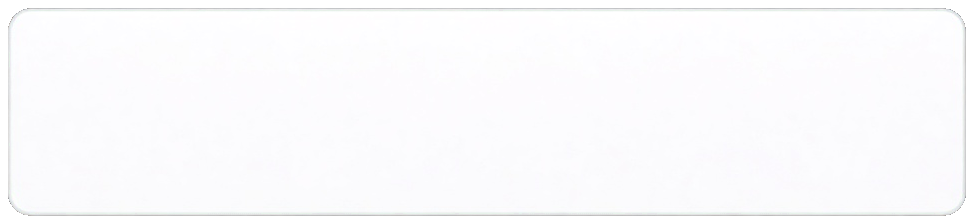
#> input picture app/renderer/ui/dialog-9slice.src.png, 974 x 224 px; its folder holds 3 pictures in this run
$ python bake_nine_slice.py
#> lines starting #> are read from the running program, lines starting #| are printed output that depends on the picture; after the words box and inside, x2 and y2 are one past the last pixel; in counts of white or black regions, pixels touching at a corner belong together
"""Crop + compact a scale9 patch: corners stay, only a thin center strip is kept."""
from __future__ import annotations

import json
from pathlib import Path

import numpy as np
from PIL import Image

ROOT = Path(__file__).resolve().parents[1]
UI = ROOT / "app" / "renderer" / "ui"
MID = 8


def crop_alpha(im: Image.Image, pad: int = 1) -> Image.Image:
    a = np.array(im.convert("RGBA"))
    alpha = a[:, :, 3]
    ys, xs = np.where(alpha > 8)
    if not len(xs):
        return im
    x0 = max(0, int(xs.min()) - pad)
    y0 = max(0, int(ys.min()) - pad)
    x1 = min(a.shape[1], int(xs.max()) + 1 + pad)
    y1 = min(a.shape[0], int(ys.max()) + 1 + pad)
    a = a[y0:y1, x0:x1]
    transparent = a[:, :, 3] == 0
    a[transparent] = 0
    return Image.fromarray(a, "RGBA")


def radius(im: Image.Image) -> int:
    a = np.array(im)
    solid = a[:, :, 3] > 200
    h, w = solid.shape
    top = 0
    for y in range(h):
        if solid[y].any():
            top = y
            break
    for x in range(w):
        col = np.where(solid[:, x])[0]
        if not len(col):
            continue
        if int(col[0]) <= top + 1:
            stable = True
            for k in range(6):
                if x + k >= w:
                    stable = False
                    break
                c = np.where(solid[:, x + k])[0]
                if not len(c) or int(c[0]) > top + 1:
                    stable = False
                    break
            if stable:
                return x
    return min(w, h) // 4


def compact(im: Image.Image, slice_px: int, mid: int = MID) -> Image.Image:
    w, h = im.size
    s = int(slice_px)
    if 2 * s + mid > w or 2 * s + mid > h:
        raise SystemExit(f"slice {s} + mid {mid} does not fit {w}x{h}")
    out = Image.new("RGBA", (2 * s + mid, 2 * s + mid), (0, 0, 0, 0))
    # 9 tiles from the source (center strip taken just inside the corner)
    tiles = {
        "tl": (0, 0, s, s),
        "t": (s, 0, s + mid, s),
        "tr": (w - s, 0, w, s),
        "l": (0, s, s, s + mid),
        "c": (s, s, s + mid, s + mid),
        "r": (w - s, s, w, s + mid),
        "bl": (0, h - s, s, h),
        "b": (s, h - s, s + mid, h),
        "br": (w - s, h - s, w, h),
    }
    dest = {
        "tl": (0, 0),
        "t": (s, 0),
        "tr": (s + mid, 0),
        "l": (0, s),
        "c": (s, s),
        "r": (s + mid, s),
        "bl": (0, s + mid),
        "b": (s, s + mid),
        "br": (s + mid, s + mid),
    }
    for key, box in tiles.items():
        out.paste(im.crop(box), dest[key])
    return out


def bake(src_name: str, extra: int = 3) -> dict:
    out = UI / src_name
    raw = UI / src_name.replace(".png", ".src.png")
    if not raw.exists():
        Image.open(out).save(raw)
    im = crop_alpha(Image.open(raw))
    r = radius(im)
    slice_px = min(r + extra, im.size[0] // 2 - MID - 1, im.size[1] // 2 - MID - 1)
    patch = compact(im, slice_px)
    patch.save(out)
    return {"file": src_name, "radius": r, "slice": slice_px, "patch": list(patch.size)}


def main() -> None:
    meta = {
        "dialog-9slice.png": bake("dialog-9slice.png", extra=3),
        "btn-send-9slice.png": bake("btn-send-9slice.png", extra=3),
        "btn-speak-9slice.png": bake("btn-speak-9slice.png", extra=3),
    }
#> in crop_alpha, a is the input picture: shape (224, 974, 4); mean R, G, B, A 230.7, 246.6, 232.1, 232.4
#> in crop_alpha, `alpha = a[:, :, 3]`:
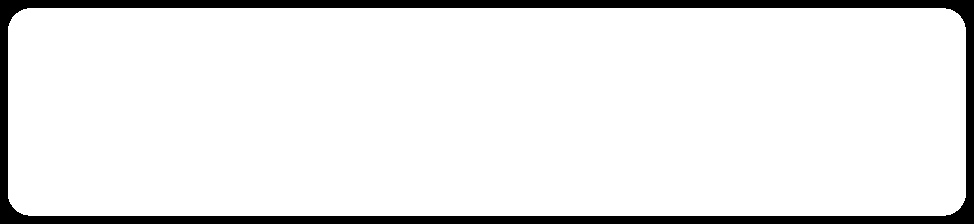
#> alpha: shape (224, 974); 91.1% white; 1 black region, box (x1, y1, x2, y2) and area: (0, 0, 974, 224) 19374
#> in crop_alpha, `x0 = max(0, int(xs.min()) - pad)`: x0 = 7
#> in crop_alpha, `x1 = min(a.shape[1], int(xs.max()) + 1 + pad)`: x1 = 967
#> in crop_alpha, `y1 = min(a.shape[0], int(ys.max()) + 1 + pad)`: y1 = 217
#> in crop_alpha, `a = a[y0:y1, x0:x1]`:
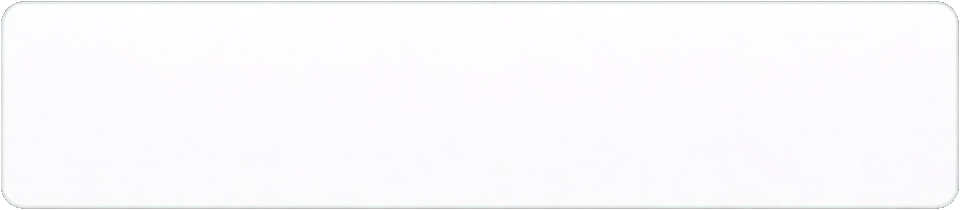
#> a: shape (210, 960, 4); mean R, G, B, A 248.2, 249.8, 249.7, 251.5; transparent parts drawn white
#> in crop_alpha, `transparent = a[:, :, 3] == 0`:
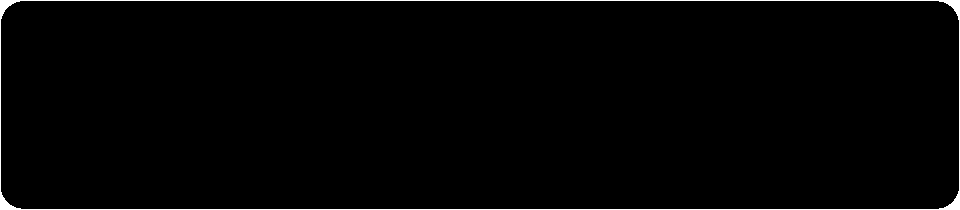
#> transparent: shape (210, 960) bool; 1.4% white; 1 white region, box (x1, y1, x2, y2) and area: (0, 0, 960, 210) 2798
#> in crop_alpha, `a[transparent] = 0`:
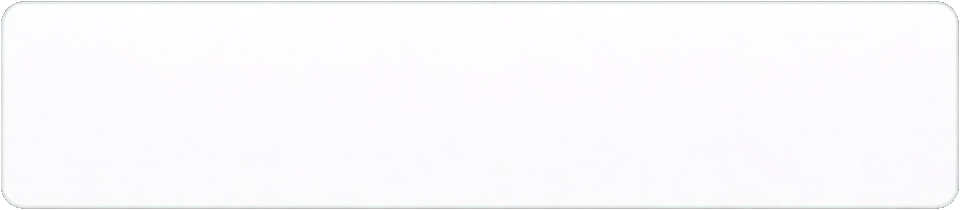
#> a: shape (210, 960, 4); 1.39% of pixels changed, all inside (x1, y1, x2, y2) = (0, 0, 960, 210); transparent parts drawn white
#> in bake, `r = radius(im)`: r = 16
#> in bake, `slice_px = min(r + extra, im.size[0] // 2 - MID - 1, im.size[1] // 2 -..`: slice_px = 19
#> in compact, `out = Image.new("RGBA", (2 * s + mid, 2 * s + mid), (0, 0, 0, 0))`: out: PIL image 46x46 RGBA; every value is 0
#> the loop in compact, `for key, box in tiles.items():` made 9 passes
#> (key, box) on passes 1 to 9: ('tl', (0, 0, 19, 19)), ('t', (19, 0, 27, 19)), ('tr', (941, 0, 960, 19)), ('l', (0, 19, 19, 27)), ('c', (19, 19, 27, 27)), ('r', (941, 19, 960, 27)), ('bl', (0, 191, 19, 210)), ('b', (19, 191, 27, 210)), ('br', (941, 191, 960, 210))
#> after the loop in compact, `for key, box in tiles.items():`:
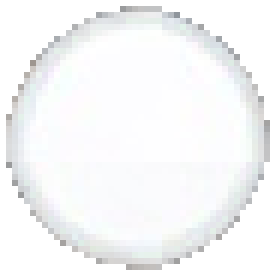
#> out: PIL image 46x46 RGBA (shown 6 times larger); mean R, G, B, A 169, 169.9, 170.7, 178.1; transparent parts drawn white
    (UI / "nine-slice.json").write_text(json.dumps(meta, indent=2, ensure_ascii=False) + "\n", encoding="utf-8")
    print(json.dumps(meta, indent=2, ensure_ascii=False))


if __name__ == "__main__":
#> (the run stopped early here; a loop or call above may not have finished)

$ run again, on app/renderer/ui/dialog-9slice.png
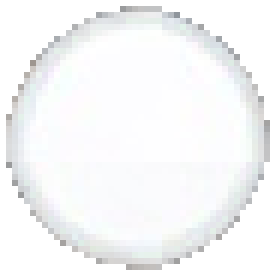
#> input picture app/renderer/ui/dialog-9slice.png, 46 x 46 px (shown 6 times larger)
#> in crop_alpha, a is the input picture: shape (46, 46, 4); mean R, G, B, A 169, 169.9, 170.7, 178.1
#> in crop_alpha, `alpha = a[:, :, 3]`:
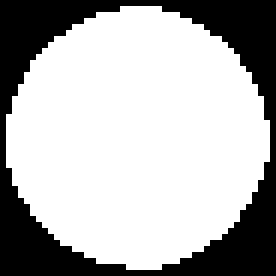
#> alpha: shape (46, 46) (shown 6 times larger); 69.8% white; 1 black region, box (x1, y1, x2, y2) and area: (0, 0, 46, 46) 638
#> ys = 1478 values from 1 to 44; xs = 1478 values, max 44 at index 648, min 1 at index 562, mean 22.42
#> x0 = 0
#> x1 = 46
#> transparent: shape (46, 46) bool; 30.2% white; 1 white region, box (x1, y1, x2, y2) and area: (0, 0, 46, 46) 638
#> the loop in radius, `for x in range(w):` made 17 passes
#> col on passes 2 to 3: [19, 20, 21, 22, 23, 24, 25, 26, 27], [16, 17, 18, 19, 20, 21, 22, 23, 24, 25, 26, 27, 28, 29, 30]
#> r = 16
#> slice_px = 14
#> the loop in compact, `for key, box in tiles.items():` made 9 passes
#> (key, box) on passes 1 to 8: ('tl', (0, 0, 14, 14)), ('t', (14, 0, 22, 14)), ('tr', (32, 0, 46, 14)), ('l', (0, 14, 14, 22)), ('c', (14, 14, 22, 22)), ('r', (32, 14, 46, 22)), ('bl', (0, 32, 14, 46)), ('b', (14, 32, 22, 46))
#> after the loop in compact, `for key, box in tiles.items():`:
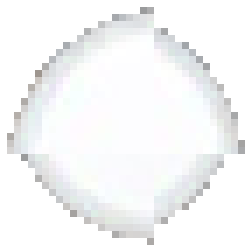
#> out: PIL image 36x36 RGBA (shown 7 times larger); mean R, G, B, A 133.2, 134, 134.6, 142.5; transparent parts drawn white
